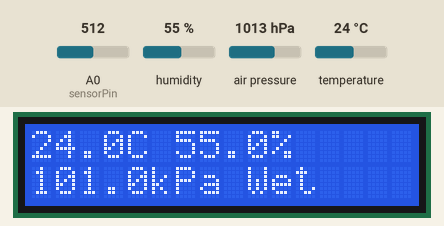
Bench run of a sketch on a simulated Arduino Uno, built with avr-gcc and run on an emulated ATmega328P. Parts: 16×2 character LCD. Inputs (shaded band) come from the test bench; at power-on: A0 (sensorPin) = 512, humidity 55 %, air pressure 1013 hPa, temperature 24 °C. The local clock reads 2024-03-15 10:24:30 at power-on unless the sketch sets it; storage starts empty; what the sketch prints to the serial monitor is not drawn.

Above: at 3.7 s.
3.8 s: A0 (sensorPin) set to 716
At 10.3 s:
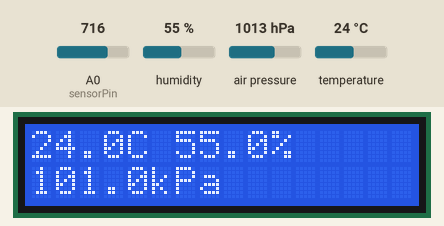
16.8 s: humidity set to 22 %
At 22.6 s:
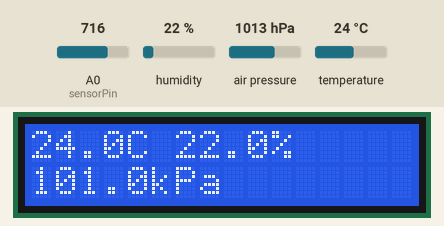
25.9 s: air pressure set to 952 hPa
At 28.1 s:
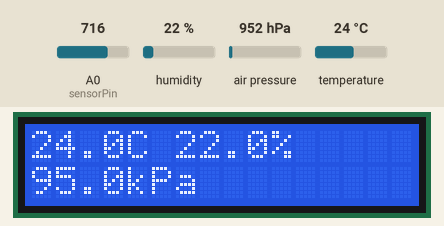
33.8 s: temperature set to 12 °C
At 40.3 s:
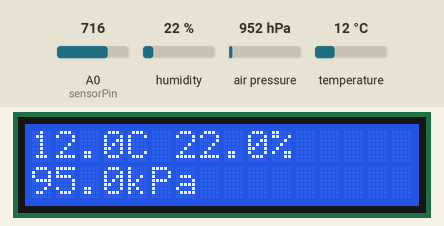
44.2 s: temperature set to 0 °C
At 46.9 s:
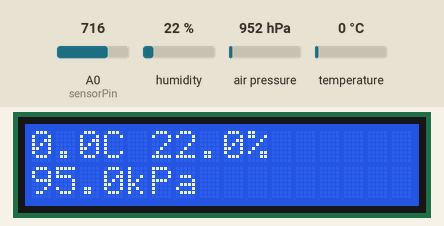
52.1 s: air pressure set to 975 hPa
At 59.1 s:
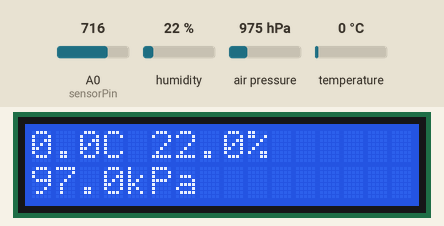
Timing chart, 0 to 60.6 s (numbered marks = the images above; inputs shaded):
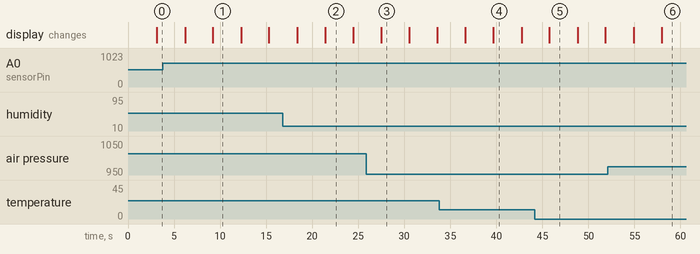

Measured:
- after the input at 3.8 s, the display: first differs from a run without the input after 5.4 s (image 1)
- after the input at 16.8 s, the display: first differs from a run without the input after 4.6 s (image 2)
- after the input at 25.9 s, the display: changes after 1.6 s (image 3)
- after the input at 33.8 s, the display: first differs from a run without the input after 5.9 s (image 4)
- after the input at 44.2 s, the display: changes after 1.6 s (image 5)
- after the input at 52.1 s, the display: first differs from a run without the input after 5.8 s (image 6)
- what the display in image 1 shows lasts 3.1 s, from 9.2 s to 12.3 s

The sketch:

moisture_temperature_display.ino
```cpp
#include <Wire.h>
#include <LCD_I2C.h>
#include <DHT.h>
#include <Adafruit_BMP085.h>
#include <DS3231.h>
#include <SD.h>

#define sensorPin A0
#define DHTPIN 2
#define DHTTYPE DHT22
#define SLevelPressure 1008;  // sea level pressure in hPa
#define SDcsPIN 10  // for the data logging shield, we use digital pin 10 for the SD cs line

LCD_I2C lcd(0x27);  // default LCD I2C address
DHT dht(DHTPIN, DHTTYPE);  // initialize DHT sensor
Adafruit_BMP085 bmp; //Initialize BMP180
RTClib rtc; // initialize DS1307 clock

// data structure
struct DataStruct {
  int year;
  int month;
  int day;
  int hour;
  int minute;
  int second;
  float T;
  float humidity;
  float SeaLevelPressure;
  float P;
  float moisture_percent;
  String moisture;
};

DataStruct oldData = {2023, 01, 01, 00, 00, 00, 0.0, 0.0, 100.8, 100.8, 0.0, "Dry"};

// initialize SD card module
void Initialize_SDcard()  {
  // see if the card is present and can be initialized:
  if (!SD.begin(SDcsPIN)) {
    Serial.println("Card failed, or not present");
    // don't do anything more:
    return;
  }

  // open the file. note that only one file can be open at a time,
  // so you have to close this one before opening another.
  File dataFile = SD.open("LoggerCD.txt", FILE_WRITE);
  // if the file is available, write to it:
  if (dataFile) {
    // dataFile.println("Year,Month,Date,Hour,Minute,Second,Temperature,Humidity,Heat Index"); //Write the first row of the excel file
    dataFile.println("Year\tMonth\tDate\tHour\tMinute\tSecond\tTemperature\tHumidity\tSea_Level_Pressure\tPressure\tSoil_Moisture_Percentage\tSoil_Moisture");
    dataFile.close();
  }
}

void Write2SDcard(DataStruct *data) {
  // open file
  File data_file = SD.open("LoggerCD.txt", FILE_WRITE);

  if (data_file)  {
    // wwrite data to file
    // time data
    data_file.print(data->year, DEC);
    data_file.print("\t");
    data_file.print(data->month, DEC);
    data_file.print("\t");
    data_file.print(data->day, DEC);
    data_file.print("\t");
    data_file.print(data->hour, DEC);
    data_file.print("\t");
    data_file.print(data->minute, DEC);
    data_file.print("\t");
    data_file.print(data->second, DEC);
    data_file.print("\t");
    // temperature and humidity
    data_file.print(data->T);
    data_file.print("/t");
    data_file.print(data->humidity);
    data_file.print("/t");
    // pressure
    data_file.print(data->SeaLevelPressure);
    data_file.print("/t");
    data_file.print(data->P);
    data_file.print("/t");
    // soil moisture
    data_file.print(data->moisture_percent);
    data_file.print("/t");
    data_file.println(data->moisture);

    data_file.close();
    Serial.println("Data written to file successfully");
  }
  else  {
    Serial.println("Write to File Unsuccessful");
  }

}

void setup() {
  Serial.begin(9600);
  dht.begin();
  bmp.begin();
  lcd.begin();
  lcd.backlight();
  Initialize_SDcard(); // initialize SD card
}

void loop() {

  delay(3000);  // delay between measurements

  DataStruct data;  // intialize data struct
  DateTime now = rtc.now(); // get current date/time

  // store time to data struct
  data.year = now.year();
  data.month = now.month();
  data.day = now.day();
  data.hour = now.hour();
  data.minute = now.minute();
  data.second = now.second();

  Serial.print("Date: ");
  Serial.print(data.year);
  Serial.print("-");
  Serial.print(data.month);
  Serial.print("-");
  Serial.print(data.day);
  Serial.print(" ");
  Serial.print(data.hour);
  Serial.print(":");
  Serial.print(data.minute);
  Serial.print(":");
  Serial.println(data.second);

  // temperature sensor
  Serial.print("Tempertature: ");
  float cT = dht.readTemperature();
  float humidity = dht.readHumidity();
  float fT = dht.readTemperature(true);
  // check read failure of DHT sensor
  if (isnan(cT) || isnan(fT) || isnan(humidity)){
    lcd.print(F("DHT Failure"));
    Serial.println(F("DHT Failure"));
  }
  else{
    lcd.print(cT, 1);
    lcd.print("C ");
    lcd.print(humidity, 1);
    lcd.print("%");

    Serial.print(cT, 1);
    Serial.println("C ");
    Serial.print("Humidity: ");
    Serial.print(humidity, 1);
    Serial.println("%");

    data.T = cT;
    data.humidity = humidity;
  }

  lcd.setCursor(0, 1);
  // pressure sensor - sensor reads in Pa
  float cP = bmp.readPressure()/1000;
  lcd.print(cP, 1);
  lcd.print("kPa ");
  Serial.print("Pressure: ");
  Serial.print(cP);
  Serial.println("kPa");

  data.SeaLevelPressure = SLevelPressure;
  data.P = cP;

  // soil moisture sensor
  int moisture = readSensor();
  // check read failure of Soil moisture sensor
  if (isnan(moisture)){
    lcd.print(F("SM Err"));
    Serial.println("SM Err");
  }
  float moisture_percent = map(moisture, 634, 321, 0, 100);
  int moisture_level = check_moisture(moisture);
  String moisture_category = return_moisture_category(moisture_level);

  // print moisture levels
  lcd.print(moisture_category);
  Serial.print("Soil Moisture: ");
  Serial.print(moisture);
  Serial.print(" ");
  Serial.print(moisture_category);
  Serial.print(" ");
  Serial.print(moisture_percent, 1);
  Serial.println("%");

  data.moisture_percent = moisture_percent;
  data.moisture = moisture_category;

  Write2SDcard(&data);

  delay(3000);
  lcd.clear();
}

int readSensor() {
  // read analog value from sensor
  int val = analogRead(sensorPin);
  return val;
}

int check_moisture(int sensor_value)  {
  // check and return moisture level category
  int dryValue = 636; // moisture sensor dry value
  int wetValue = 321; // moisture sensor wet value
  int intervals = (dryValue - wetValue)/3;  // intervals very wet, wet, dry

  int moisture_level;

  if(sensor_value >= wetValue && sensor_value < (wetValue + intervals))
  {
    moisture_level = 3;
  }
  else if(sensor_value > (wetValue + intervals) && sensor_value < (dryValue - intervals))
  {
    moisture_level = 2;
  }
  else if(sensor_value <= dryValue && sensor_value > (dryValue - intervals))
  {
    moisture_level = 1;
  }

  return moisture_level;
}

String return_moisture_category(int moisture_level) {
  // return moisture category string based on moisture value
  String moisture_category;

  if(moisture_level == 3)
  {
    moisture_category = "Very Wet";
  }
  else if(moisture_level == 2)
  {
    moisture_category = "Wet";
  }
  else if(moisture_level == 1)
  {
    moisture_category = "Dry";
  }
  return moisture_category;
}
```
